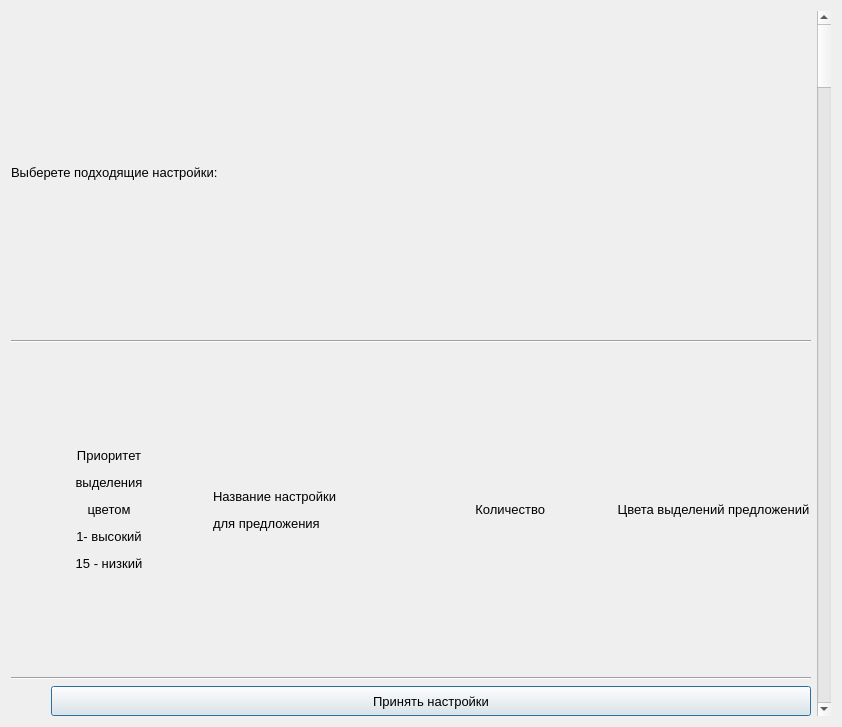
<?xml version="1.0" encoding="UTF-8"?>
<ui version="4.0">
 <class>Dialog</class>
 <widget class="QDialog" name="Dialog">
  <property name="geometry">
   <rect>
    <x>0</x>
    <y>0</y>
    <width>842</width>
    <height>727</height>
   </rect>
  </property>
  <property name="minimumSize">
   <size>
    <width>0</width>
    <height>0</height>
   </size>
  </property>
  <property name="maximumSize">
   <size>
    <width>16777215</width>
    <height>16777215</height>
   </size>
  </property>
  <property name="windowTitle">
   <string>Настройки плагина</string>
  </property>
  <layout class="QHBoxLayout" name="horizontalLayout_2">
   <item>
    <layout class="QVBoxLayout" name="verticalLayout">
     <item>
      <widget class="QLabel" name="label">
       <property name="enabled">
        <bool>true</bool>
       </property>
       <property name="sizePolicy">
        <sizepolicy hsizetype="Preferred" vsizetype="Preferred">
         <horstretch>0</horstretch>
         <verstretch>0</verstretch>
        </sizepolicy>
       </property>
       <property name="minimumSize">
        <size>
         <width>0</width>
         <height>0</height>
        </size>
       </property>
       <property name="maximumSize">
        <size>
         <width>16777215</width>
         <height>16777215</height>
        </size>
       </property>
       <property name="font">
        <font>
         <pointsize>10</pointsize>
        </font>
       </property>
       <property name="text">
        <string>Выберете подходящие настройки:</string>
       </property>
      </widget>
     </item>
     <item>
      <widget class="Line" name="line_33">
       <property name="orientation">
        <enum>Qt::Horizontal</enum>
       </property>
      </widget>
     </item>
     <item>
      <layout class="QHBoxLayout" name="horizontalLayout">
       <item>
        <widget class="QLabel" name="label_3">
         <property name="font">
          <font>
           <pointsize>10</pointsize>
          </font>
         </property>
         <property name="text">
          <string>&lt;html&gt;&lt;head/&gt;&lt;body&gt;&lt;p align=&quot;center&quot;&gt;Приоритет&lt;/p&gt;&lt;p align=&quot;center&quot;&gt; выделения&lt;/p&gt;&lt;p align=&quot;center&quot;&gt; цветом&lt;/p&gt;&lt;p align=&quot;center&quot;&gt;1- высокий&lt;/p&gt;&lt;p align=&quot;center&quot;&gt;15 - низкий&lt;/p&gt;&lt;/body&gt;&lt;/html&gt;</string>
         </property>
         <property name="wordWrap">
          <bool>true</bool>
         </property>
         <property name="margin">
          <number>30</number>
         </property>
        </widget>
       </item>
       <item>
        <widget class="QLabel" name="label_4">
         <property name="font">
          <font>
           <pointsize>10</pointsize>
          </font>
         </property>
         <property name="text">
          <string>&lt;html&gt;&lt;head/&gt;&lt;body&gt;&lt;p&gt;Название настройки&lt;/p&gt;&lt;p&gt;для предложения&lt;/p&gt;&lt;/body&gt;&lt;/html&gt;</string>
         </property>
         <property name="alignment">
          <set>Qt::AlignLeading|Qt::AlignLeft|Qt::AlignVCenter</set>
         </property>
        </widget>
       </item>
       <item>
        <widget class="QLabel" name="label_2">
         <property name="font">
          <font>
           <pointsize>10</pointsize>
          </font>
         </property>
         <property name="text">
          <string>&lt;html&gt;&lt;head/&gt;&lt;body&gt;&lt;p align=&quot;center&quot;&gt;Количество &lt;/p&gt;&lt;/body&gt;&lt;/html&gt;</string>
         </property>
        </widget>
       </item>
       <item>
        <widget class="QLabel" name="label_5">
         <property name="font">
          <font>
           <pointsize>10</pointsize>
          </font>
         </property>
         <property name="text">
          <string>&lt;html&gt;&lt;head/&gt;&lt;body&gt;&lt;p align=&quot;center&quot;&gt;Цвета выделений предложений&lt;/p&gt;&lt;/body&gt;&lt;/html&gt;</string>
         </property>
        </widget>
       </item>
      </layout>
     </item>
     <item>
      <widget class="Line" name="line">
       <property name="orientation">
        <enum>Qt::Horizontal</enum>
       </property>
      </widget>
     </item>
     <item>
      <layout class="QHBoxLayout" name="horizontalLayout_3">
       <item>
        <spacer name="horizontalSpacer">
         <property name="orientation">
          <enum>Qt::Horizontal</enum>
         </property>
         <property name="sizeType">
          <enum>QSizePolicy::Preferred</enum>
         </property>
         <property name="sizeHint" stdset="0">
          <size>
           <width>40</width>
           <height>20</height>
          </size>
         </property>
        </spacer>
       </item>
       <item>
        <widget class="QPushButton" name="pushButtonSetting">
         <property name="sizePolicy">
          <sizepolicy hsizetype="Minimum" vsizetype="Fixed">
           <horstretch>0</horstretch>
           <verstretch>0</verstretch>
          </sizepolicy>
         </property>
         <property name="minimumSize">
          <size>
           <width>150</width>
           <height>30</height>
          </size>
         </property>
         <property name="sizeIncrement">
          <size>
           <width>0</width>
           <height>0</height>
          </size>
         </property>
         <property name="baseSize">
          <size>
           <width>0</width>
           <height>0</height>
          </size>
         </property>
         <property name="font">
          <font>
           <pointsize>10</pointsize>
          </font>
         </property>
         <property name="text">
          <string>Принять настройки</string>
         </property>
        </widget>
       </item>
      </layout>
     </item>
    </layout>
   </item>
   <item>
    <widget class="QScrollBar" name="verticalScrollBar">
     <property name="orientation">
      <enum>Qt::Vertical</enum>
     </property>
    </widget>
   </item>
  </layout>
 </widget>
 <resources/>
 <connections/>
</ui>
